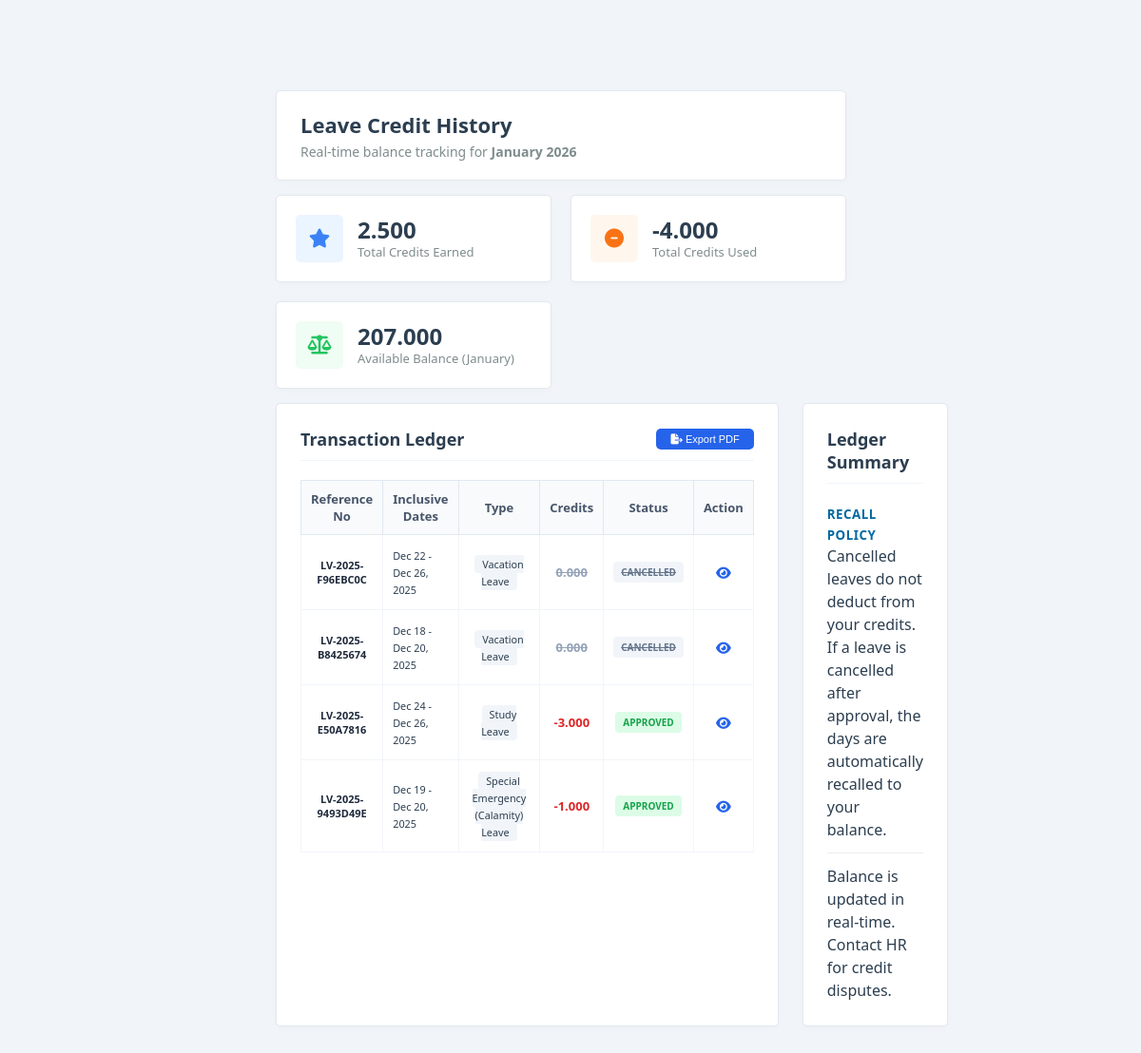
Screenshot of /accounts/regular/leave-history.php (signed in) with the database file from the repository.
### tables this page shows
CREATE TABLE `leave_application` (
  `application_id` int(11) NOT NULL,
  `reference_no` varchar(100) NOT NULL COMMENT 'Format: LV-YYYY-LASTNAME-INITIALS-GENDER-ID',
  `employee_id` int(11) NOT NULL COMMENT 'Refers to employee.employee_id',
  `leave_type_id` int(11) NOT NULL,
  `other_leave_description` varchar(255) DEFAULT NULL,
  `leave_detail_id` int(11) DEFAULT NULL,
  `details_description` varchar(255) DEFAULT NULL,
  `date_filing` date NOT NULL,
  `start_date` date NOT NULL,
  `end_date` date NOT NULL,
  `working_days` decimal(5,3) DEFAULT 0.000,
  `commutation` enum('Requested','Not Requested') DEFAULT 'Not Requested',
  `applicant_signature` varchar(255) DEFAULT NULL COMMENT 'Path to the employee signature image',
  `applicant_sign_date` datetime DEFAULT NULL COMMENT 'Timestamp when the employee submitted',
  `status` enum('Pending','HR Staff Reviewed','Officer Recommended','Approved','Rejected','Cancelled','Cancellation Pending') DEFAULT 'Pending',
  `hr_staff_id` int(11) DEFAULT NULL,
  `hr_staff_reviewed_at` datetime DEFAULT NULL,
  `authorized_officer_id` int(11) DEFAULT NULL,
  `authorized_officer_name` varchar(150) DEFAULT NULL,
  `authorized_officer_position` varchar(150) DEFAULT NULL,
  `authorized_officer_signature` varchar(255) DEFAULT NULL,
  `authorized_officer_sign_date` datetime DEFAULT NULL,
  `authorized_official_id` int(11) DEFAULT NULL,
  `authorized_official_name` varchar(150) DEFAULT NULL,
  `authorized_official_position` varchar(150) DEFAULT NULL,
  `authorized_official_signature` varchar(255) DEFAULT NULL,
  `authorized_official_sign_date` datetime DEFAULT NULL,
  `rejection_reason` text DEFAULT NULL,
  `cancel_reason` text DEFAULT NULL,
  `cancel_proof_path` varchar(255) DEFAULT NULL,
  `cancellation_requested_at` datetime DEFAULT NULL,
  `cancel_hr_validated_by` int(11) DEFAULT NULL,
  `rejected_by` int(11) DEFAULT NULL,
  `created_at` timestamp NOT NULL DEFAULT current_timestamp(),
  `updated_at` timestamp NOT NULL DEFAULT current_timestamp() ON UPDATE current_timestamp()
);

CREATE TABLE `leave_types` (
  `leave_types_id` int(11) NOT NULL,
  `name` varchar(150) NOT NULL,
  `description` text DEFAULT NULL COMMENT 'Legal Basis (RA / CSC MC Numbers)',
  `status` tinyint(1) DEFAULT 1,
  `created_at` timestamp NOT NULL DEFAULT current_timestamp()
);

### accounts/regular/leave-history.php (the view, shortened to what this page needs)
<?php
require_once '../../config/config.php';
$employee_id = $_SESSION['employee_id'];
$currentMonthName = date('F');
$currentYear = date('Y');
$total_earned_lifetime = 0.000;
$total_used_lifetime = 0.000;
$current_balance = 0.000;
$history = [];
try {
    $stmtStats = $pdo->prepare("
        SELECT SUM(earned_vacation + earned_sick) as total_earned
        FROM leave_balance
        WHERE employee_id = ?
    ");
    $stmtStats->execute([$employee_id]);
    $statsData = $stmtStats->fetch(PDO::FETCH_ASSOC);
    $total_earned_lifetime = $statsData['total_earned'] ?? 0.000;
    $stmtUsed = $pdo->prepare("
        SELECT SUM(working_days) as total_used
        FROM leave_application
        WHERE employee_id = ?
        AND (status = 'Approved' OR status = 'Cancellation Pending')
    ");
    $stmtUsed->execute([$employee_id]);
    $usedData = $stmtUsed->fetch(PDO::FETCH_ASSOC);
    $total_used_lifetime = $usedData['total_used'] ?? 0.000;
    $stmtBal = $pdo->prepare("
        SELECT (vacation_leave + sick_leave) as month_bal
        FROM leave_balance
        WHERE employee_id = ?
        AND (DATE_FORMAT(month_year, '%Y-%m') = DATE_FORMAT(NOW(), '%Y-%m') OR is_latest = 1)
        ORDER BY month_year DESC
        LIMIT 1
    ");
    $stmtBal->execute([$employee_id]);
    $balData = $stmtBal->fetch(PDO::FETCH_ASSOC);
    $current_balance = $balData['month_bal'] ?? 0.000;
    $stmtHistory = $pdo->prepare("
        SELECT
            la.reference_no, la.date_filing, la.start_date, la.end_date, la.working_days, la.status,
            lt.name as leave_type_name
        FROM leave_application la
        INNER JOIN leave_types lt ON la.leave_type_id = lt.leave_types_id
        WHERE la.employee_id = ?
        AND la.status IN ('Approved', 'Cancellation Pending', 'Cancelled')
        ORDER BY la.date_filing DESC
    ");
    $stmtHistory->execute([$employee_id]);
    $history = $stmtHistory->fetchAll(PDO::FETCH_ASSOC);
} catch (PDOException $e) {
    error_log("Database Error: " . $e->getMessage());
}
?>
<!DOCTYPE html>
<html lang="en">
<head>
    <link rel="stylesheet" href="/HRIS/assets/css/style.css">
    <link rel="stylesheet" href="/HRIS/assets/css/ledger-table.css">
    <link rel="stylesheet" href="https://cdn.jsdelivr.net/npm/bootstrap-icons@1.11.3/font/bootstrap-icons.min.css">
    <link rel="stylesheet" href="https://cdnjs.cloudflare.com/ajax/libs/font-awesome/6.5.1/css/all.min.css">
</head>
<body>
    <div class="wrapper">
        <main class="main-content" id="main-content">
            <div class="dashboard-wrapper">
                <div class="welcome-header">
                    <div class="welcome-text">
                        <h1>Leave Credit History</h1>
                        <p>Real-time balance tracking for <strong><?= $currentMonthName ?> <?= $currentYear ?></strong></p>
                    </div>
                </div>
                <div class="stats-grid">
                    <div class="stat-card">
                        <div class="stat-icon blue"><i class="fa-solid fa-star"></i></div>
                        <div class="stat-info">
                            <h3><?= number_format($total_earned_lifetime, 3) ?></h3>
                            <p>Total Credits Earned</p>
                        </div>
                    </div>
                    <div class="stat-card">
                        <div class="stat-icon orange"><i class="fa-solid fa-minus-circle"></i></div>
                        <div class="stat-info">
                            <h3>-<?= number_format($total_used_lifetime, 3) ?></h3>
                            <p>Total Credits Used</p>
                        </div>
                    </div>
                    <div class="stat-card">
                        <div class="stat-icon green"><i class="fa-solid fa-scale-balanced"></i></div>
                        <div class="stat-info">
                            <h3><?= number_format($current_balance, 3) ?></h3>
                            <p>Available Balance (<?= $currentMonthName ?>)</p>
                        </div>
                    </div>
                </div>
                <div class="main-dashboard-grid">
                    <div class="feed-container">
                        <div class="content-card">
                            <div class="card-header d-flex justify-content-between align-items-center">
                                <h2>Transaction Ledger</h2>
                                <button class="btn-more" onclick="window.print()" style="font-size: 11px; padding: 5px 15px; background: #2563eb; color: white; border: none; border-radius: 5px; cursor: pointer;">
                                    <i class="fa-solid fa-file-export me-1"></i> Export PDF
                                </button>
                            </div>
                            <div class="table-responsive">
                                <table class="ledger-table">
                                    <thead>
                                        <tr>
                                            <th>Reference No</th>
                                            <th>Inclusive Dates</th>
                                            <th class="text-center">Type</th>
                                            <th class="text-center">Credits</th>
                                            <th class="text-center">Status</th>
                                            <th class="text-center">Action</th>
                                        </tr>
                                    </thead>
                                    <tbody>
                                        <?php if(!empty($history)): ?>
                                            <?php foreach($history as $row):
                                                $s = strtoupper($row['status']);
                                                $isVoid = ($s === 'CANCELLED');
                                                $isPending = ($s === 'CANCELLATION PENDING');
                                            ?>
                                            <tr>
                                                <td style="font-size: 11px; font-weight: 600; color: #1e293b;">
                                                    <?= htmlspecialchars($row['reference_no']) ?>
                                                </td>
                                                <td>
                                                    <small><?= date('M d', strtotime($row['start_date'])) ?> - <?= date('M d, Y', strtotime($row['end_date'])) ?></small>
                                                </td>
                                                <td class="text-center">
                                                    <small class="badge" style="background: #f1f5f9; padding: 2px 8px; border-radius: 4px;"><?= htmlspecialchars($row['leave_type_name']) ?></small>
                                                </td>
                                                <td class="text-center used-count <?= $isVoid ? 'used-cancelled' : 'used-active' ?>">
                                                    <?= $isVoid ? '0.000' : '-' . number_format($row['working_days'], 3) ?>
                                                </td>
                                                <td class="text-center">
                                                    <?php if($isVoid): ?>
                                                        <span class="status-badge status-cancelled">CANCELLED</span>
                                                    <?php elseif($isPending): ?>
                                                        <span class="status-badge status-pending-cancel">PENDING CANCELLATION</span>
                                                    <?php else: ?>
                                                        <span class="status-badge status-approved">APPROVED</span>
                                                    <?php endif; ?>
                                                </td>
                                                <td class="text-center">
                                                    <a href="view_details.php?ref=<?= $row['reference_no'] ?>" style="color: #2563eb; font-size: 14px;">
                                                        <i class="fa-solid fa-eye"></i>
                                                    </a>
                                                </td>
                                            </tr>
                                            <?php endforeach; ?>
                                        <?php else: ?>
                                            <tr><td colspan="6" class="text-center" style="padding: 40px; color: #94a3b8;">No records found.</td></tr>
                                        <?php endif; ?>
                                    </tbody>
                                </table>
                            </div>
                        </div>
                    </div>
                    <div class="side-info-container">
                        <div class="content-card shadow-sm">
                            <div class="card-header">
                                <h2>Ledger Summary</h2>
                            </div>
                            <div class="p-3">
                                <div class="info-item mb-2">
                                    <small class="d-block" style="color: #0369a1; font-weight: bold; letter-spacing: 0.5px; margin-bottom: 4px;">RECALL POLICY</small>
                                    <p class="small text-muted" style="line-height: 1.5; border-bottom: 1px solid #eee; padding-bottom: 12px; margin-bottom: 12px;">
                                        Cancelled leaves do not deduct from your credits. If a leave is cancelled after approval, the days are automatically recalled to your balance.
                                    </p>
                                </div>
                                <div class="info-item">
                                    <p class="small text-muted" style="line-height: 1.5;">
                                        Balance is updated in real-time. Contact HR for credit disputes.
                                    </p>
                                </div>
                            </div>
                        </div>
                    </div>
                </div>
            </div>
        </main>
    </div>
</body>
</html>

### assets/css/style.css (style rules this page uses)
:root { --primary-color: #0056b3; --sidebar-width: 260px; --sidebar-collapsed: 75px; --topbar-height: 65px; --background: #F1F4F8; --sidebar-bg: #F1F4F8; --card-bg: #ffffff; --text-primary: #2c3e50; --text-secondary: #7f8c8d; --hover-bg: #E2E8F0; }
* { margin: 0; padding: 0; box-sizing: border-box; }
body { font-family: 'Segoe UI', sans-serif; background-color: var(--background); color: var(--text-primary); }
.main-content { margin-left: var(--sidebar-width); margin-right: 280px; margin-top: var(--topbar-height); padding: 30px; transition: margin 0.3s ease; min-height: calc(100vh - var(--topbar-height)); }
.dashboard-wrapper { display: flex; flex-direction: column; gap: 15px; max-width: 10000px; margin: 0 auto; }
.welcome-header { background: var(--card-bg); border: 1px solid #e2e8f0; border-radius: 5px; padding: 20px 25px; display: flex; justify-content: space-between; align-items: center; box-shadow: 0 2px 10px rgba(0,0,0,0.02); }
.welcome-text h1 { font-size: 22px; font-weight: 700; color: var(--text-primary); margin-bottom: 4px; }
.welcome-text p { font-size: 14px; color: var(--text-secondary); }
.stats-grid { display: grid; grid-template-columns: repeat(auto-fit, minmax(200px, 1fr)); gap: 20px; }
.stat-card { background: var(--card-bg); padding: 20px; border-radius: 5px; border: 1px solid #e2e8f0; display: flex; align-items: center; gap: 15px; box-shadow: 0 2px 10px rgba(0,0,0,0.02); transition: all 0.2s ease; }
.stat-icon { width: 50px; height: 50px; border-radius: 5px; display: flex; align-items: center; justify-content: center; font-size: 20px; }
.stat-icon.blue { background: rgba(0, 86, 179, 0.1); color: #0056b3; }
.stat-icon.green { background: rgba(49, 162, 76, 0.1); color: #31a24c; }
.stat-icon.orange { background: rgba(243, 156, 18, 0.1); color: #f39c12; }
.stat-info h3 { font-size: 24px; font-weight: 700; color: var(--text-primary); line-height: 1.2; }
.stat-info p { font-size: 13px; color: var(--text-secondary); white-space: nowrap; }
.main-dashboard-grid { display: grid; grid-template-columns: 1.8fr 1fr; gap: 25px; }
.content-card { background: var(--card-bg); border-radius: 5px; border: 1px solid #e2e8f0; padding: 25px; box-shadow: 0 2px 10px rgba(0,0,0,0.02); height: 100%; }
.card-header { display: flex; justify-content: space-between; align-items: center; margin-bottom: 20px; padding-bottom: 10px; border-bottom: 1px solid #f1f5f9; }
.card-header h2 { font-size: 18px; font-weight: 600; }
.btn-more { background: #f8fafc; border: 1px solid #e2e8f0; border-radius: 5px; color: var(--text-secondary); cursor: pointer; font-size: 14px; padding: 4px 8px; transition: all 0.2s; }

### assets/css/ledger-table.css (style rules this page uses)
.ledger-table { width: 100%; border-collapse: collapse; margin-top: 15px; font-size: 13px; }
.ledger-table th { background: #f8fafc; border: 1px solid #e2e8f0; padding: 10px; color: #475569; }
.ledger-table td { border: 1px solid #f1f5f9; padding: 12px 10px; text-align: center; }
.ledger-table td:nth-child(2) { text-align: left; }
.stat-icon.blue { background: #ebf5ff; color: #3b82f6; }
.stat-icon.orange { background: #fff7ed; color: #f97316; }
.stat-icon.green { background: #f0fdf4; color: #22c55e; }

### accounts/regular/leave-history.php (style rules this page uses)
.status-badge { font-weight: bold; font-size: 10px; text-transform: uppercase; padding: 4px 8px; border-radius: 4px; display: inline-block; }
.status-approved { background: #dcfce7; color: #16a34a; }
.status-cancelled { background: #f1f5f9; color: #64748b; text-decoration: line-through; }
.used-count { font-weight: bold; }
.used-cancelled { color: #94a3b8; text-decoration: line-through; }
.used-active { color: #dc2626; }

### rows the page displays
leave_application: reference_no "LV-2025-F96EBC0C", start_date "Dec 22", end_date "Dec 26, 2025", leave_type.name "Vacation Leave", status "0.000"
leave_application: reference_no "LV-2025-B8425674", start_date "Dec 18", end_date "Dec 20, 2025", leave_type.name "Vacation Leave", status "0.000"
leave_application: reference_no "LV-2025-E50A7816", start_date "Dec 24", end_date "Dec 26, 2025", leave_type.name "Study Leave", working_days "3.000", status "APPROVED"
leave_application: reference_no "LV-2025-9493D49E", start_date "Dec 19", end_date "Dec 20, 2025", leave_type.name "Special Emergency (Calamity) Leave", working_days "1.000", status "APPROVED"

### other values shown
$total_earned_lifetime "2.500"
$total_used_lifetime "4.000"
$current_balance "207.000"
